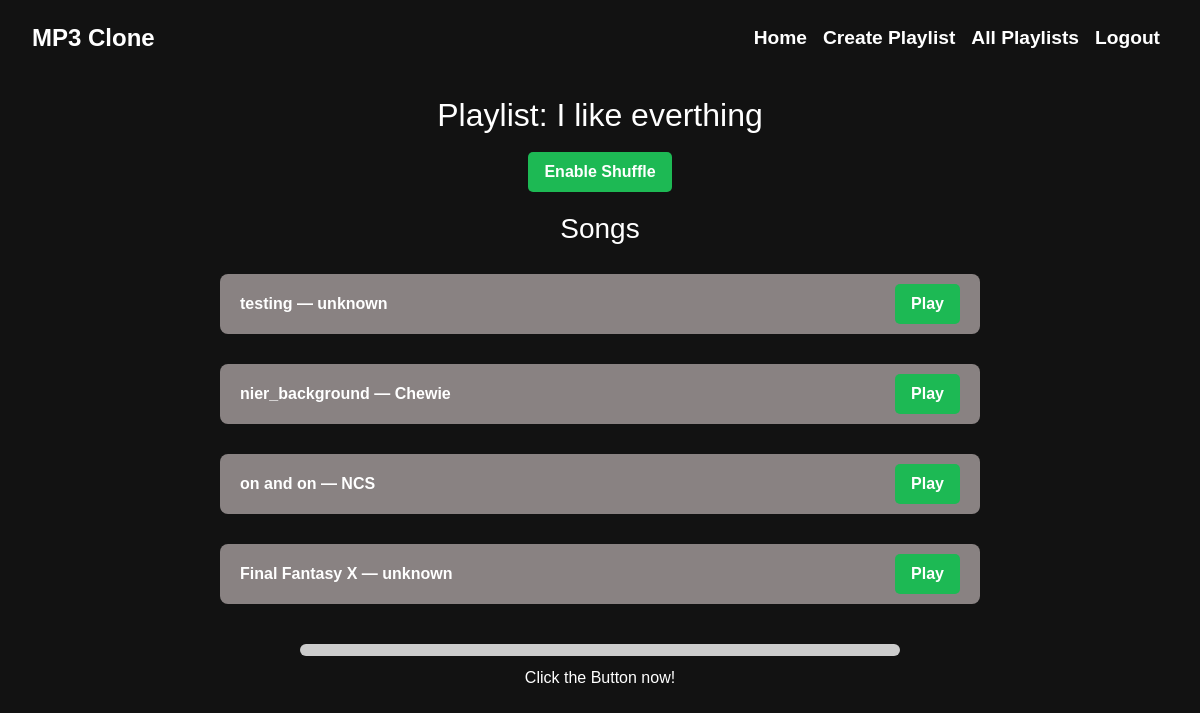
Before: /view_playlist/1/ (signed in) with the older database file.
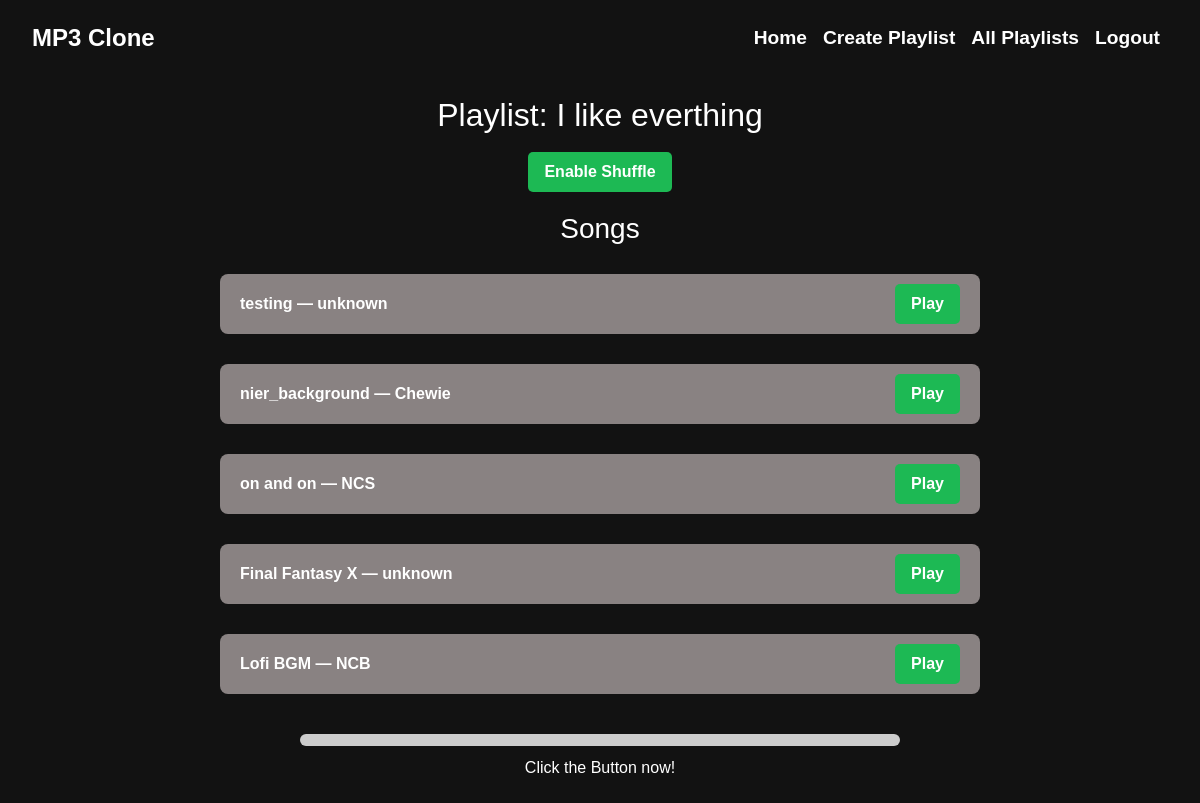
After: the same page with the newer database file.
### song/models.py (models this page shows, shortened)
class Song (models.Model):
    title = models.CharField(max_length=200)
    artist = models.CharField(max_length=200)
    genre = models.CharField(max_length=200)
    audio_url = models.CharField(max_length=300)
    description = models.CharField(max_length=300)
    duration = models.CharField(max_length=20)
    cover_image = models.ImageField(upload_to='cover_image/' , blank = True , null=True)

### song/views.py (the view)
# urls.py: path('view_playlist/<int:pk>/' , views.view_playlist , name = "view_playlist"),
def view_playlist(request , pk):
    if request.user.is_authenticated:
        playlist = get_object_or_404(PlayList, id=pk, user=request.user)
        play_song_id = request.GET.get('play' , None)
        shuffle_parameter = request.GET.get('shuffle')
        if shuffle_parameter is not None:
             shuffle = shuffle_parameter == 'true'
             request.session['shuffle'] = shuffle
        else:
             shuffle = request.session.get('shuffle' , False)
        play_song = None
        next_song = None
        play_song_list = list(playlist.song.all())
        if play_song_id:
             play_song=Song.objects.get(id=play_song_id)
        if shuffle and play_song_list:
            possible_songs = []
            for song in play_song_list:
                if song != play_song:
                    possible_songs.append(song)
            if possible_songs:
                next_song = choice(possible_songs)
        else:
            if play_song in play_song_list:
                current_index = play_song_list.index(play_song)
                loop_playlist = (current_index +1) % len(play_song_list)
                next_song = play_song_list[loop_playlist]
        user = request.user
        return render(request , 'main/view_playlist.html' , {'playlist': playlist , 'user' : user , 'next_song':next_song , 'play_song':play_song ,'shuffle' : shuffle})
    else:
        return redirect('index')

### song/templates/main/view_playlist.html (shortened to what this page needs)
{% extends 'main/base.html' %}
{% block body %}
<div class="container">
    <h2>Playlist: {{ playlist.name }}</h2>
    <form method="GET">
        <button type="submit">
            {% if shuffle %} Disable Shuffle {% else %} Enable Shuffle {% endif %}
        </button>
    </form>
    <h3>Songs</h3>
    <div class="song-list">
        {% for song in playlist.song.all %}
            <div class="song-box">
                <div class="song-info">{{ song.title }} — {{ song.artist }}</div>
                <a href="?play={{ song.id }}">
                    <button class="play-button">Play</button>
                </a>
            </div>
        {% endfor %}
    </div>
    <div id="progressContainer" style="width: 100%; max-width: 600px; background: #ccc; height: 12px; border-radius: 6px; overflow: hidden; margin: 10px auto;">
    </div>
    {% if play_song %}
        <iframe id="ytplayer" class="hidden-player" src="{{ play_song.yt_link_modify }}" allow="autoplay; encrypted-media" allowfullscreen></iframe>
        <p>Now Playing: {{ play_song.title }} - {{ play_song.artist }}</p>
        {% if next_song %}
            <a id="nextSongBtn" href="?play={{ next_song.id }}">
                <button class="play-button">{{ next_song.title }} - {{ next_song.artist }}</button>
            </a>
        {% endif %}
    {% else %}
        <p>Click the Button now!</p>
    {% endif %}
</div>
{% endblock %}

Changed rows visible on the page:
added Song: title "Lofi BGM", artist "NCB"
